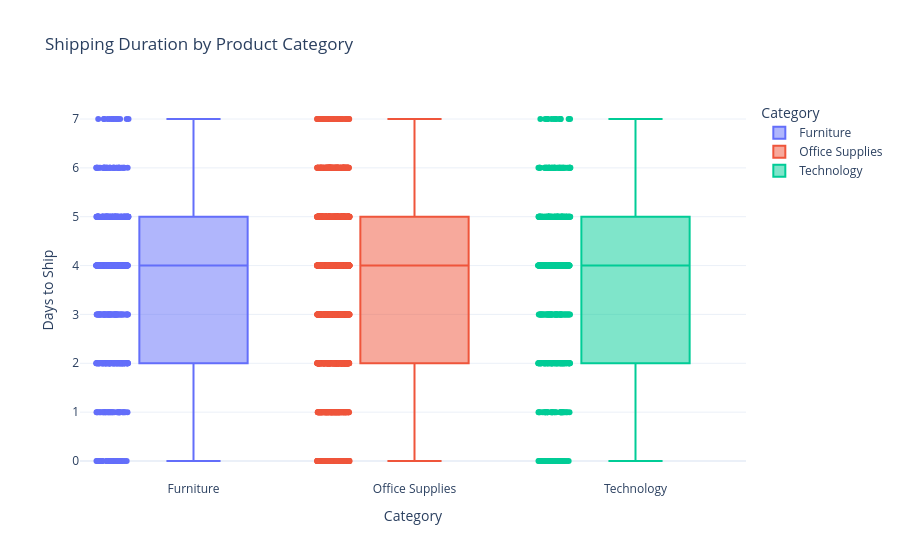

Source (notebook cell):
### Markdown cell above
# Product category and shipping time analysis

### Code cell
fig = px.box(
    data, 
    x="Category", 
    y="Ship Duration", 
    color="Category",
    points="all", 
    title="Shipping Duration by Product Category",
    labels={'Ship Duration': 'Days to Ship'},
    template="plotly_white"
)

fig.show()

### Figure 1 — Plotly figure (JSON) as saved in the notebook; plotly's stock layout.template omitted (floating-point values rounded to 4 significant figures; data arrays with more than 128 entries replaced by an {"elided": "..."} marker saying what was removed)
{"data": [{"alignmentgroup": "True", "boxpoints": "all", "hovertemplate": "Category=%{x}<br>Days to Ship=%{y}<extra></extra>", "legendgroup": "Furniture", "marker": {"color": "#636efa"}, "name": "Furniture", "notched": false, "offsetgroup": "Furniture", "orientation": "v", "showlegend": true, "type": "box", "x": {"elided": "2121 str values"}, "x0": " ", "xaxis": "x", "y": {"elided": "2121 float values"}, "y0": " ", "yaxis": "y"}, {"alignmentgroup": "True", "boxpoints": "all", "hovertemplate": "Category=%{x}<br>Days to Ship=%{y}<extra></extra>", "legendgroup": "Office Supplies", "marker": {"color": "#EF553B"}, "name": "Office Supplies", "notched": false, "offsetgroup": "Office Supplies", "orientation": "v", "showlegend": true, "type": "box", "x": {"elided": "6026 str values"}, "x0": " ", "xaxis": "x", "y": {"elided": "6026 float values"}, "y0": " ", "yaxis": "y"}, {"alignmentgroup": "True", "boxpoints": "all", "hovertemplate": "Category=%{x}<br>Days to Ship=%{y}<extra></extra>", "legendgroup": "Technology", "marker": {"color": "#00cc96"}, "name": "Technology", "notched": false, "offsetgroup": "Technology", "orientation": "v", "showlegend": true, "type": "box", "x": {"elided": "1847 str values"}, "x0": " ", "xaxis": "x", "y": {"elided": "1847 float values"}, "y0": " ", "yaxis": "y"}], "layout": {"boxmode": "overlay", "legend": {"title": {"text": "Category"}, "tracegroupgap": 0}, "title": {"text": "Shipping Duration by Product Category"}, "xaxis": {"anchor": "y", "categoryarray": ["Furniture", "Office Supplies", "Technology"], "categoryorder": "array", "domain": [0, 1], "title": {"text": "Category"}}, "yaxis": {"anchor": "x", "domain": [0, 1], "title": {"text": "Days to Ship"}}}}
